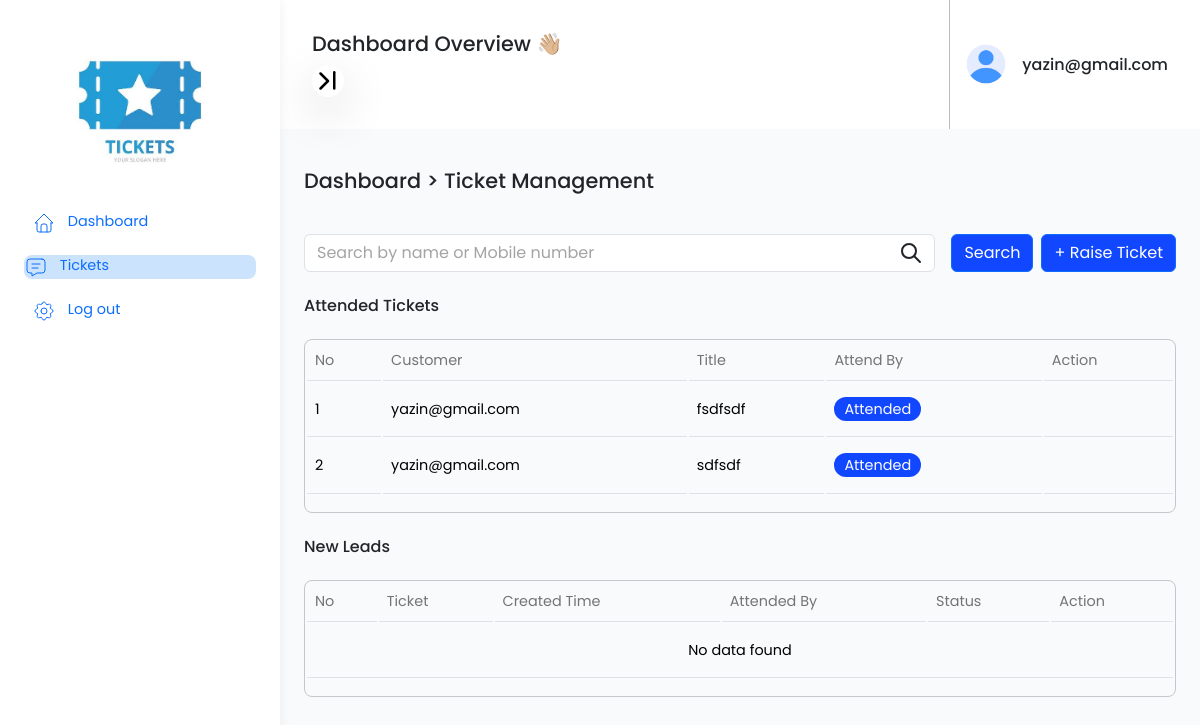
The page /technicians/tech_ticketlist (signed in) on the database its author committed.
### dashboard/models.py (models this page shows, shortened)
class CustomUser(AbstractUser):
    date_joined = models.DateField(null=True,blank=True)
    date_of_birth=models.DateField(null=True,blank=True)
    address=models.TextField(blank=True,null=True)
    mobile=models.CharField(max_length=15,null=True,blank=True)
    position=models.CharField(max_length=50,blank=True,null=True)
    def __str__(self):
        return self.username

class Ticket(models.Model):
    STATUS_CHOICES = [
        ('OPEN', 'OPEN'),
        ('IN_PROGRESS', 'IN_PROGRESS'),
        ('RESOLVED', 'RESOLVED'),
        ('CLOSED', 'CLOSED'),
        ('Attended', 'Attended'),
    ]
    title = models.CharField(max_length=255)
    status = models.CharField(choices=STATUS_CHOICES, max_length=100, default="IN_PROGRESS")
    description = models.TextField()
    attended_by = models.ForeignKey(CustomUser, on_delete=models.SET_NULL, null=True, blank=True)
    created_by = models.ForeignKey(CustomUser, related_name='tickets', on_delete=models.CASCADE)
    created_at = models.DateTimeField(auto_now_add=True)
    updated_at = models.DateTimeField(auto_now=True)

### Technicians/views.py (the view)
# urls.py: path('tech_ticketlist', tech_ticketlist, name="tech_ticketlist"),
def tech_ticketlist(request):
    current_user = request.user
    lead_list = Ticket.objects.filter(created_by=current_user).exclude(status='Attended').order_by('-id')
    solved_ticket = Ticket.objects.filter(created_by=current_user, status='Attended')
    query = request.GET.get('q')
    if query:
        lead_list = lead_list.filter(Q(full_name__icontains=query) | Q(mobile__icontains=query))
    paginator=Paginator(lead_list, 10)
    page_number=request.GET.get('page')
    try:
        lead=paginator.page(page_number)
    except PageNotAnInteger:
        lead=paginator.page(1)
    except EmptyPage:
        lead=paginator.page(paginator.num_pages)
    today = timezone.now().date()
    has_lead=paginator.count > 0
    return render(request,'Ticket/Tech_Ticket_List.html',{'lead':lead, 'has_lead': has_lead, 'query': query,'solved_ticket':solved_ticket})

### Technicians/templates/Ticket/Tech_Ticket_List.html (shortened to what this page needs)
{% extends "tech_base.html" %} {%block body_block%}
<div class="leadlist">
  <h1>Dashboard > Ticket Management</h1>
  <div class="d-flex justify-content-between gap-2 mb-4">
    <div class="flex-grow-1">
        <div>
          <form action="" method="get" class="d-flex gap-3">
              <div class="position-relative w-100">
                <input type="text" name="q" value="{{query|default:'' }}" class="form-control" placeholder="Search by name or Mobile number">
              </div>
              <div class="add-button">
                <button type="submit" class="btn btn-primary">Search</button>
              </div>
          </form>
        </div>
    </div>
    <div class="add-button">
      <a href="{%url 'tech_ticketadd'%}">
        <button class="btn btn-primary text-white w-100">+ Raise Ticket</button>
      </a>
    </div>
</div>
  <h6 class="mt-4 mb-1">Attended Tickets</h6>
  <div class="border border-secondary-subtle rounded-3 mt-4">
    <table class="table custom-table">
      <thead>
      <tr>
          <th scope="col">No</th>
          <th scope="col">Customer</th>
          <th scope="col">Title</th>
           <th scope="col">Attend By</th>
          <th scope="col">Action</th>
        </tr>
      </thead>
      <tbody>
      {% if solved_ticket %}
        {% for t in solved_ticket %}
        <tr>
          <td scope="row">{{forloop.counter}}</td>
          <td>{{t.created_by}}</td>
          <td>{{t.title}}</td>
          <td><a href="" class="attend-btn rounded-pill">{{t.status}}</a></td>
          <td>
          </td>
        </tr>
      {% endfor %}
      {% else %}
      <tr>
        <td colspan="11" class="text-center p-4">No data found</td>
      </tr>
      {% endif %}
      </tbody>
    </table>
  </div>
  <h6 class="mt-4 mb-1">New Leads</h6>
  <div class="border border-secondary-subtle rounded-3 mt-4">
    <table class="table custom-table">
      <thead>
        <tr>
          <th scope="col">No</th>
          <th scope="col">Ticket</th>
          <th scope="col">Created Time</th>
          <th scope="col">Attended By</th>
          <th scope="col">Status</th>
          <th scope="col">Action</th>
        </tr>
      </thead>
      <tbody>
      {% if lead %}
      {% for i in lead %}
        <tr>
          <td scope="row">{{forloop.counter0|add:lead.start_index}}</td>
          <td>{{i.title}}</td>
          <td>{{i.created_at}}</td>
          <td>{{i.attended_by}}</td>
          <td><a href="" class="attend-btn rounded-pill">{{i.status}}</a></td>
          <td>
            <div class="d-flex gap-3">
              <a href="{%url 'tech_ticket_details' i.id %}" class="view-btn rounded-pill px-3">View</a>
            </div>
          </td>
        </tr>
      {% endfor %}
      {% else %}
      <tr>
        <td colspan="11" class="text-center p-4">No data found</td>
      </tr>
      {% endif %}
      </tbody>
    </table>
  </div>
</div>
{% endblock %}

### Technicians/templates/tech_base.html (shortened to what this page needs)
<!DOCTYPE html>
{%load static%}
<html lang="en">
  <head>
    <link rel="stylesheet" href="{%static 'css/dashboard.css'%}" />
    <link rel="stylesheet" href="{%static 'css/dashboard2.css'%}" />
    <link
      href="https://cdn.jsdelivr.net/npm/bootstrap@5.3.3/dist/css/bootstrap.min.css"
      rel="stylesheet"
    />
    <link rel="stylesheet" href="https://cdnjs.cloudflare.com/ajax/libs/font-awesome/6.5.1/css/all.min.css"
/>
  </head>
  <body>
    <div class="d-flex align-content-stretch flex-wrap" style="height: 100%">
      <aside class="app-sidebar">
        <div class="p-4">
          <a href="{%url 'employee_index'%}">
            <img src="{%static 'assets/ticket.jpg'%}"  alt="" class="brand-logo" />
          </a>
          <div class="py-3">
            <ul class="sidebar-item text-decoration-none">
              <li>
                <a href="{%url 'tech_index'%}" class="nav-active"
                  >
                  Dashboard
                </a>
              </li>
              <li>
                <a href="{%url 'tech_ticketlist'%}" class="nav-active">
                  Tickets
                </a>
              </li>
              <li>
                <a href="{%url 'tech_logout'%}">
                  Log out
                </a>
              </li>
            </ul>
          </div>
        </div>
      </aside>
      <main class="app-container">
        <div class="nav-container">
          <div class="child1">
            <div class="d-flex">
                <h1>Dashboard Overview 👋🏼</h1>
            </div>
            <div>
              <button id="toggle-button" class="bg-white shadow-lg  border-0 rounded-circle"  style="width: 2rem;height:2rem;">
              </button>
            </div>
          </div>
          <div class="child2">
                <img src="{%static 'assets/user.png'%}" alt="">
                <div>
                    <h6 class="mb-0">{{request.user}}</h6>
                </div>
          </div>
        </div>
        <div class="main-content">
        {%block body_block%}
        {%endblock%}
      </div>
      </main>
    </div>
  </body>
</html>

### dashboard/static/css/dashboard.css (style rules this page uses)
* { margin: 0; padding: 0; box-sizing: border-box; }
:root { --poppins: "Poppins", sans-serif; --small:0.9rem; --xs:0.8rem; --xxs:0.75rem; --off-white:#F8FAFB; --gray: #747474; --white:#ffffff; --blue: #1147FF; --green:#31BD2B; --purple:#A700FE; --orange:#FECF23; --light-blue:#cbe3fc; --baby-blue:#F5F7FF; --light-green: #D6FFD1; --red: #FF0000; --pastel-red:#FFDEDA; --pastel-orange:#FFF3DB; --pastel-purple:#F0D9FF; }
.app-sidebar { width: 280px; background-color: var(--white); min-height: 100vh; position: fixed; padding: 0; z-index: 1003; box-shadow: 0 0 11px 1px rgba(0,0,0,.05); -webkit-box-shadow: 0 0 11px 1px rgba(0,0,0,.05); -moz-box-shadow: 0 0 11px 1px rgba(0,0,0,.05); -webkit-transition: all .2s ease-in-out; -moz-transition: all .2s ease-in-out; -o-transition: all .2s ease-in-out; transition: all .2s ease-in-out; }
.app-container { margin-left: 280px; width: calc(100vw - 280px); font-family: var(--poppins); background-color: var(--off-white); position: relative; -webkit-transition: all .2s ease-in-out; -moz-transition: all .2s ease-in-out; -o-transition: all .2s ease-in-out; transition: all .2s ease-in-out; }
.brand-logo { width: 100%; border-radius: 8px; }
.sidebar-item { list-style: none; text-align: left; padding: 0; font-family: var(--poppins); padding-block: .5rem; max-height: 80vh; overflow-y: auto; }
.sidebar-item a { text-decoration: none; }
.sidebar-item li { margin-bottom: 0.75rem; font-size: var(--small); }
.sidebar-item >li:last-child { margin-top: 0rem; }
.sidebar-item li svg { margin-right: .5rem; }
.sidebar-item > .current { background-color: var(--light-blue); width: 100%; display: block; border-radius: 8px; }
.sidebar-item> li:not(:nth-child(2)) { padding-inline: .5rem; padding-block: .5rem; }
.nav-container { background-color: var(--white); padding-inline: 2rem; display: flex; }
.nav-container >.child1 { padding-block: 2rem; flex-grow: 1; }
.nav-container > .child1 h1 { font-size: 1.3rem; }
.nav-container >.child2 { border-left: 1px solid #B6BBC4; padding-left: 1rem; display: flex; gap: 1rem; align-items: center; }
.nav-container >.child2 img { width: 2.5rem; height: 2.5rem; border-radius: 100%; object-fit: cover; }
.main-content > div > h1 { font-size: 1.3rem; padding-bottom: 2rem; }
.main-content { padding: 2.5rem 1.5rem; min-height: 90vh; }
.leadlist h1 { font-size: 1.3rem; }
.custom-table { --bs-table-bg: var(--off-white) !important; border-collapse: separate; }
.custom-table th,.custom-table td { font-size: var(--small); }
.custom-table th { color: var(--gray) !important; font-weight: 400; }
.custom-table a { text-decoration: none; font-size: 0.9rem; padding: 2px 10px; }
.custom-table .attend-btn { background-color: var(--blue); color: var(--white); }
.custom-table tr td { padding-block: 1rem!important; vertical-align: middle; }
input::placeholder,select,select option { color: #A4A4A4 !important; }

### dashboard/static/css/dashboard2.css (style rules this page uses)
* { margin: 0; padding: 0; box-sizing: border-box; }
:root { --poppins: "Poppins", sans-serif; --off-white: #F8FAFB; --white: #ffffff; --blue: #1147FF; --green: #31BD2B; --light-blue: #cbe3fc; --light-green: #DAFFE8; --red: #FF0000; --pastel-red: #FFDEDA; --pastel-orange: #FFF3DB; --pastel-purple: #F0D9FF; --pastel-green: #C2F5C8; }
.add-button button { background-color: var(--blue) !important; }

### rows shown on the page
CustomUser: user "yazin@gmail.com"
Ticket: created_by "yazin@gmail.com", title "fsdfsdf", status "Attended"
Ticket: created_by "yazin@gmail.com", title "sdfsdf", status "Attended"
